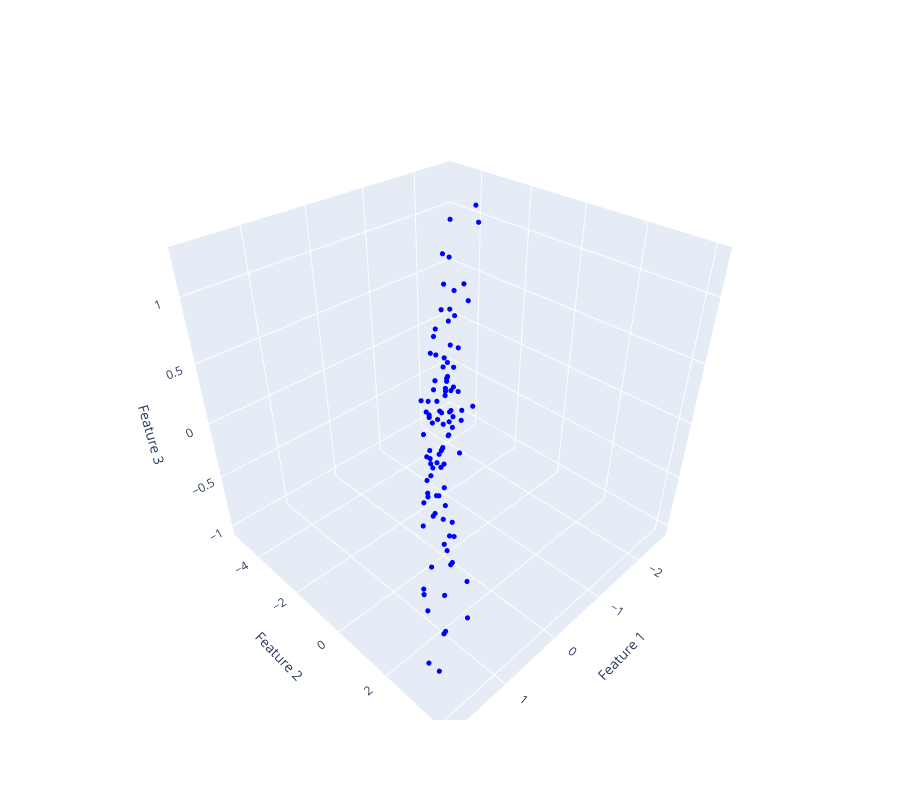

Here is the notebook cell this chart was saved with:
### Markdown cell above
## Let's visualize 3 dimensions of data

### Code cell
# plot 3d scatter plot using go library
import plotly.graph_objects as go

fig = go.Figure(data=[go.Scatter3d(
    x=data['Feature_1'],
    y=data['Feature_2'],
    z=data['Feature_3'],
    mode='markers',
    marker=dict(size=3, color='blue')
)])
fig.update_layout(
    height=800,  # increase vertical size (default ~450)
    scene=dict(
        xaxis_title='Feature 1',
        yaxis_title='Feature 2',
        zaxis_title='Feature 3'
    )
)
